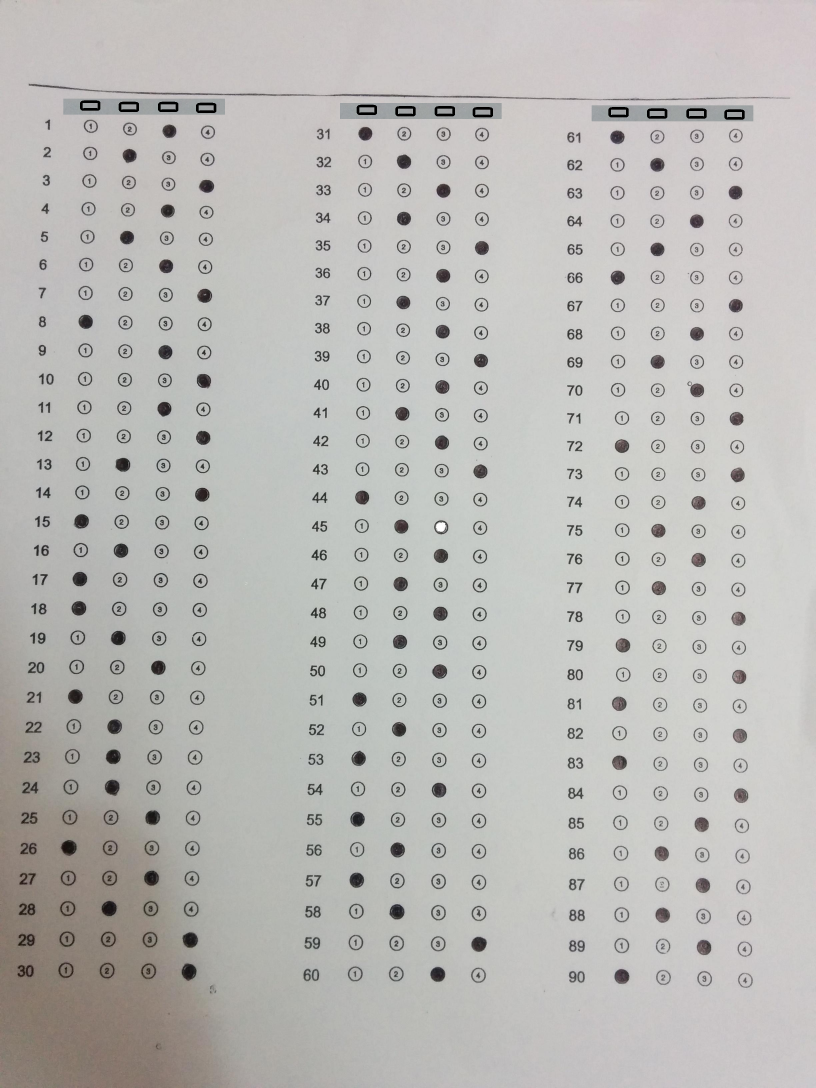
#> input picture sheet.png, 2448 x 3264 px (shown at 1/3 size)
$ python code.py   (Python 2 division)
#> lines starting #> are read from the running program, lines starting #| are printed output that depends on the picture
import cv2#imports the open cv module
import numpy as np #imports the numpy module
#from matplotlib import pyplot as plt
def getting_x_coor(a,temp):# forms a list of the x coordinates of the a,b,c,d options by taking the input matrix from the match template function
	index=0
	for x_co in temp:
		if(x_co[0]-a[index]>10):
			a.append(x_co[0])
			index=index+1
def getting_xy(temp2,xy):
	index=0
	for i in temp2:
		if(i[1]-xy[index][1]>10 or i[0]-xy[index][0]>10):
			index=index+1
			xy[index][0]=i[0]
			xy[index][1]=i[1]

def right(i,x):
	for tin in range (0,12):
		if(abs(x[tin]-i[0])<60):
			if(tin+1==1 or tin+1==5 or tin+1==9):
				return 1
			elif(tin+1==2 or tin+1==6 or tin+1==10):
				return 2
			elif(tin+1==3 or tin+1==7 or tin+1==11):
				return 3
			elif(tin+1==4 or tin+1==8 or tin+1==12):
				return 4
def ans(xy,x,an):
	index=0
	for i in xy:
		an.append(right(i,x))
x=[]# alist that stores the refernce x coordinates
xy=np.zeros((90,2))#stores the final x and y coordinates
an=[]#stores the final answers
img_rgb=cv2.imread("sheet.png")#reads the image for which we need to find the answers
#> img_rgb is the input picture: shape (3264, 2448, 3); mean B, G, R 183.1, 185.9, 186.9
img_gray=cv2.cvtColor(img_rgb,cv2.COLOR_BGR2GRAY)#converts the coloured image to gray scale
template = cv2.imread('template_2.png',0)#this template is used to detect the refernce x coordinates
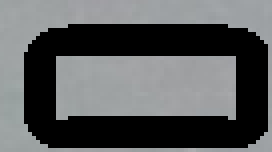
#> input picture template_2.png, 68 x 38 px (shown 4 times larger)
#> template: shape (38, 68); min 0, max 172, mean 90.1
template_2=cv2.imread("template_mark.png",0)#reads the black mark which will be later on used to detect the answers
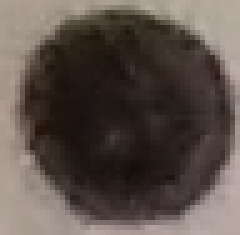
#> input picture template_mark.png, 48 x 47 px (shown 5 times larger)
#> template_2: shape (47, 48); min 15, max 177, mean 82
w, h = template.shape[::-1]#[::-1] inverts
#> w = 68; h = 38
w1,h1 = template_2.shape[::-1]#[::-1] inverts
#> w1 = 48; h1 = 47
res = cv2.matchTemplate(img_gray,template,cv2.TM_CCOEFF_NORMED)# the template matching tool which is used to detect the refernce points
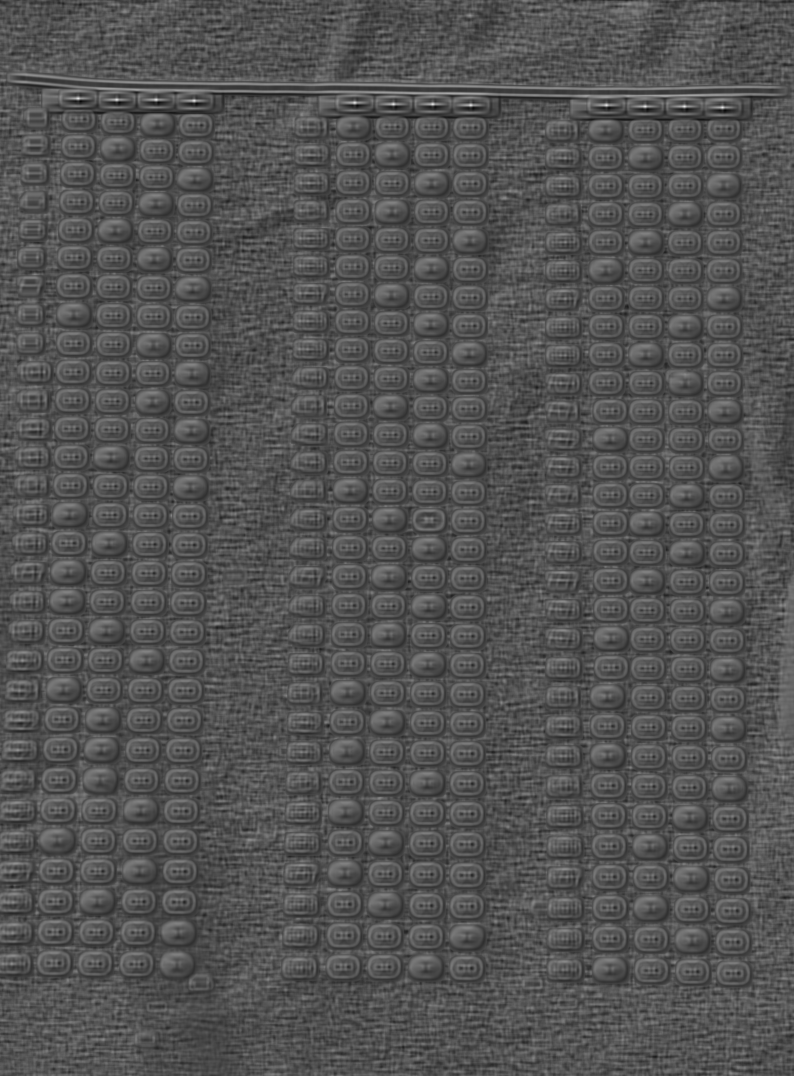
#> res: shape (3227, 2381) float32 (shown at 1/3 size); min -0.508, max 1, mean -0.0128; drawn with min black and max white
res_2= cv2.matchTemplate(img_gray,template_2,cv2.TM_CCOEFF_NORMED)# the template matching tool which is used to detect the answer marks
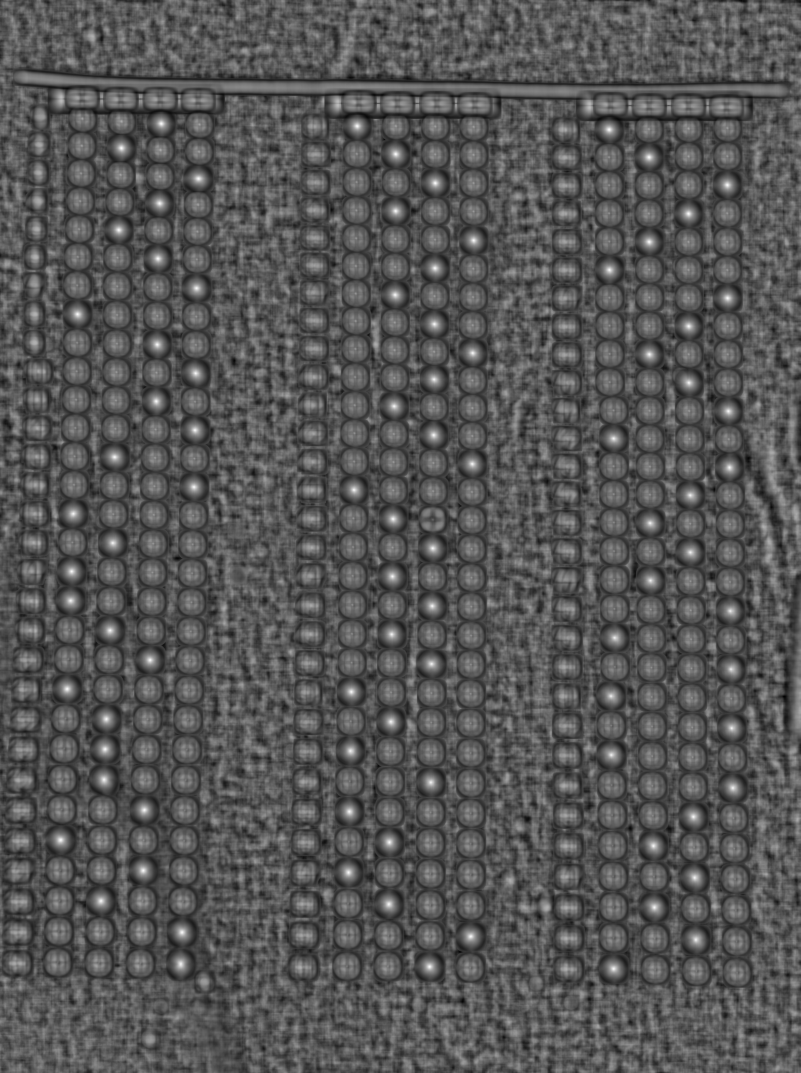
#> res_2: shape (3218, 2401) float32 (shown at 1/3 size); min -0.549, max 0.963, mean -0.0383; drawn with min black and max white
threshold = 0.55 #thresholding value(if the match % is greater the 55 then we will accept it as a valid point )
loc_2= np.where( res_2 >=0.85)  #np is the shortform of numpy
#> loc_2 = 1600 positions, rows 368 to 2908, columns 179 to 2200
loc = np.where( res >= threshold) #np is the shortform of numpy
#> loc = 588 positions, rows 292 to 324, columns 224 to 2173
x.append(loc[1][0])
#print loc_2[1]
#x[0][0]=loc_2[1][0]
temp=zip(*loc[::-1])#inverts the refernce matrix to make it wxl type from lxw type
#> temp = 588 pairs, first value 224 to 2173, second value 292 to 324
temp2=zip(*loc_2[::-1])#inverts the answer point matrix to make it wxl type from lxw type
#> temp2 = 1600 pairs, first value 179 to 2200, second value 368 to 2908
#print temp2[0]
xy[0][0]=temp2[0][0]
xy[0][1]=temp2[0][1]
getting_x_coor(x,temp)
#> the loop in getting_x_coor, `for x_co in temp:` made 588 passes
#> x_co on passes 1 to 12: (234, 292), (231, 293), (232, 293), (233, 293), (234, 293), (235, 293), (236, 293), (229, 294), (230, 294), (231, 294), (232, 294), (233, 294)
#> after the loop in getting_x_coor, `for x_co in temp:`: a = [234, 350, 468, 582, 1064, 1180, 1298, 1412, 1819, 1935, 2053, 2167]; index = 11
print x
#| [234, 350, 468, 582, 1064, 1180, 1298, 1412, 1819, 1935, 2053, 2167]
getting_xy(temp2,xy)
#> the loop in getting_xy, `for i in temp2:` made 1600 passes
#> i on passes 1 to 12: (482, 368), (483, 368), (484, 368), (481, 369), (482, 369), (483, 369), (484, 369), (485, 369), (481, 370), (482, 370), (483, 370), (484, 370)
#> after the loop in getting_xy, `for i in temp2:`: index = 89; xy = 90 pairs, first value 181 to 2197, second value 368 to 2904
ans(xy,x,an)
#> after the loop in ans, `for i in xy:`: an = 90 values, max 4 at index 6, min 1 at index 1, mean 2.5
#print x
#print xy

print an
for pt in temp2:
	cv2.rectangle(img_rgb, pt, (pt[0] + w, pt[1] + h), (0,0,255), 2)
#> this loop made 1600 passes
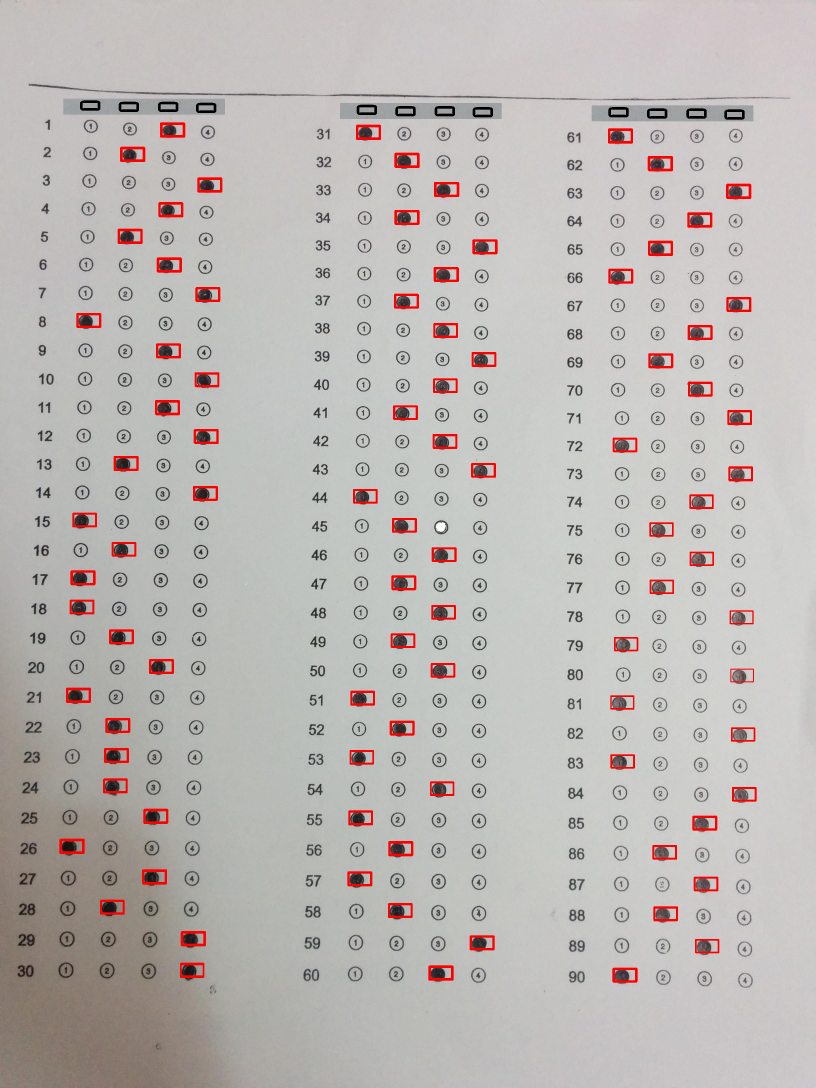
#> img_rgb: shape (3264, 2448, 3) (shown at 1/3 size); mean B, G, R 180.4, 183.1, 188.2
cv2.imwrite('final.png',img_rgb)
